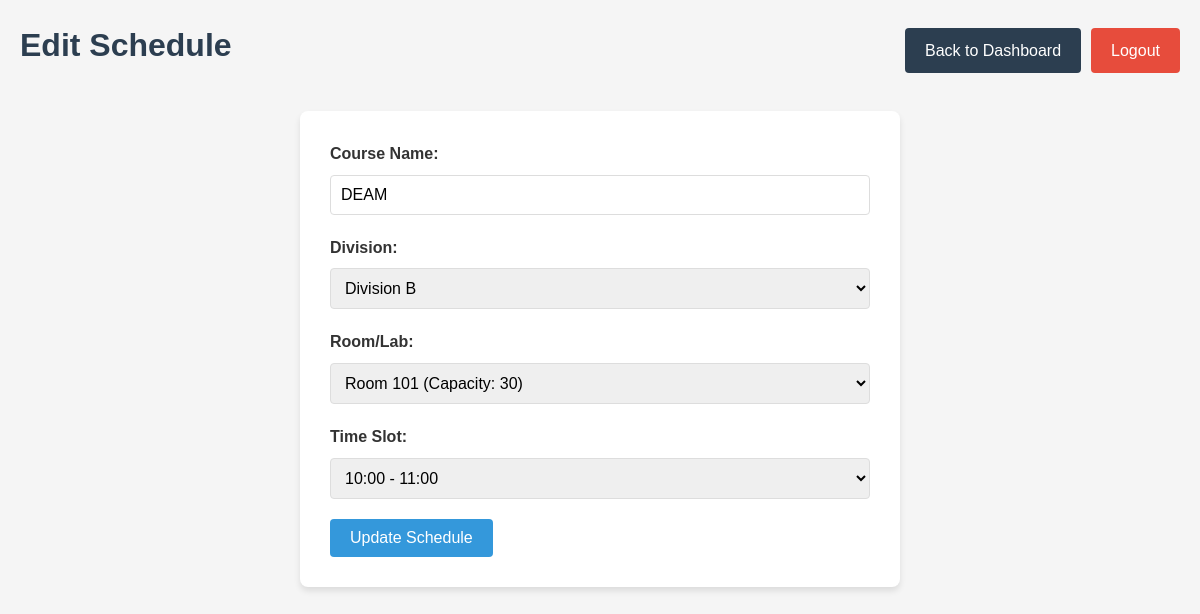
Screenshot of /faculty/edit_schedule/3 (signed in) with the database file from the repository.
### models.py (models this page shows, shortened)
class Course(db.Model):
    id = db.Column(db.Integer, primary_key=True)
    name = db.Column(db.String(100), nullable=False)
    faculty_id = db.Column(db.Integer, db.ForeignKey('faculty.id'), nullable=False)
    division_id = db.Column(db.Integer, db.ForeignKey('division.id'), nullable=False)
    room_id = db.Column(db.Integer, db.ForeignKey('room.id'), nullable=False)
    time_slot_id = db.Column(db.Integer, db.ForeignKey('time_slot.id'), nullable=False)
    created_at = db.Column(db.DateTime, default=datetime.utcnow)

class Division(db.Model):
    id = db.Column(db.Integer, primary_key=True)
    name = db.Column(db.String(20), unique=True, nullable=False)
    courses = db.relationship('Course', backref='division', lazy='dynamic')

class Room(db.Model):
    id = db.Column(db.Integer, primary_key=True)
    name = db.Column(db.String(20), unique=True, nullable=False)
    capacity = db.Column(db.Integer, default=30)
    is_lab = db.Column(db.Boolean, default=False)
    courses = db.relationship('Course', backref='room', lazy='dynamic')

class TimeSlot(db.Model):
    id = db.Column(db.Integer, primary_key=True)
    day = db.Column(db.String(10), nullable=False)
    start_time = db.Column(db.Time, nullable=False)
    end_time = db.Column(db.Time, nullable=False)
    courses = db.relationship('Course', backref='time_slot', lazy='dynamic')

### app.py (the view, shortened to what this page needs)
@app.route('/faculty/edit_schedule/<int:course_id>', methods=['GET', 'POST'])
@login_required
def edit_schedule(course_id):
    course = Course.query.get_or_404(course_id)
    if course.faculty_id != current_user.id:
        flash('You are not authorized to edit this course.', 'danger')
        return redirect(url_for('faculty_dashboard'))
    divisions = Division.query.all()
    rooms = Room.query.all()
    time_slots = TimeSlot.query.all()
    return render_template('edit_schedule.html', course=course, divisions=divisions, rooms=rooms, time_slots=time_slots)

### app.py (called while the page is built)
@login_manager.user_loader
def load_user(user_id):
    return Faculty.query.get(int(user_id))

### templates/edit_schedule.html (shortened to what this page needs)
<!DOCTYPE html>
<html lang="en">
<head>
    <link rel="stylesheet" href="{{ url_for('static', filename='style.css') }}">
</head>
<body>
    <div class="container">
        <header class="dashboard-header">
            <h1>Edit Schedule</h1>
            <div class="navigation">
                <a href="{{ url_for('faculty_dashboard') }}" class="btn btn-secondary">Back to Dashboard</a>
                <a href="{{ url_for('logout') }}" class="btn btn-danger">Logout</a>
            </div>
        </header>
        <div class="form-container">
            <form action="{{ url_for('edit_schedule', course_id=course.id) }}" method="post">
                <div class="form-group">
                    <label for="course_name">Course Name:</label>
                    <input type="text" id="course_name" name="course_name" value="{{ course.name }}" required>
                </div>
                <div class="form-group">
                    <label for="division_id">Division:</label>
                    <select id="division_id" name="division_id" required>
                        {% for division in divisions %}
                            <option value="{{ division.id }}" {% if division.id == course.division_id %}selected{% endif %}>{{ division.name }}</option>
                        {% endfor %}
                    </select>
                </div>
                <div class="form-group">
                    <label for="room_id">Room/Lab:</label>
                    <select id="room_id" name="room_id" required>
                        <optgroup label="Classrooms">
                            {% for room in rooms if not room.is_lab %}
                                <option value="{{ room.id }}" {% if room.id == course.room_id %}selected{% endif %}>{{ room.name }} (Capacity: {{ room.capacity }})</option>
                            {% endfor %}
                        </optgroup>
                    </select>
                </div>
                <div class="form-group">
                    <label for="time_slot_id">Time Slot:</label>
                    <select id="time_slot_id" name="time_slot_id" required>
                        {% set days = ['Monday', 'Tuesday', 'Wednesday', 'Thursday', 'Friday'] %}
                        {% for day in days %}
                            <optgroup label="{{ day }}">
                                {% for slot in time_slots if slot.day == day %}
                                    <option value="{{ slot.id }}" {% if slot.id == course.time_slot_id %}selected{% endif %}>{{ slot.start_time.strftime('%H:%M') }} - {{ slot.end_time.strftime('%H:%M') }}</option>
                                {% endfor %}
                            </optgroup>
                        {% endfor %}
                    </select>
                </div>
                <button type="submit" class="btn btn-primary">Update Schedule</button>
            </form>
        </div>
    </div>
</body>
</html>

### static/style.css (style rules this page uses)
:root { --primary-color: #3498db; --secondary-color: #2c3e50; --success-color: #2ecc71; --danger-color: #e74c3c; --warning-color: #f39c12; --info-color: #1abc9c; --light-color: #ecf0f1; --dark-color: #34495e; }
* { margin: 0; padding: 0; box-sizing: border-box; }
body { font-family: 'Arial', sans-serif; line-height: 1.6; background-color: #f5f5f5; color: #333; }
.container { max-width: 1200px; margin: 0 auto; padding: 20px; }
header { text-align: center; margin-bottom: 30px; }
header h1 { color: var(--secondary-color); margin-bottom: 10px; }
.form-group { margin-bottom: 20px; }
.form-group label { display: block; margin-bottom: 8px; font-weight: bold; }
.form-group input, .form-group select { width: 100%; padding: 10px; border: 1px solid #ddd; border-radius: 4px; font-size: 16px; }
.form-container { max-width: 600px; margin: 0 auto; background-color: white; padding: 30px; border-radius: 8px; box-shadow: 0 4px 6px rgba(0, 0, 0, 0.1); }
.btn { display: inline-block; padding: 10px 20px; border: none; border-radius: 4px; font-size: 16px; cursor: pointer; text-decoration: none; transition: background-color 0.3s; }
.btn-primary { background-color: var(--primary-color); color: white; }
.btn-secondary { background-color: var(--secondary-color); color: white; }
.btn-danger { background-color: var(--danger-color); color: white; }
.dashboard-header { display: flex; justify-content: space-between; align-items: center; margin-bottom: 30px; }
.navigation { display: flex; gap: 10px; }

### rows the page displays
Course: course_name "DEAM", division_id "Division B", room_id "Room 101 (Capacity: 30)", time_slot_id "10:00 - 11:00"
